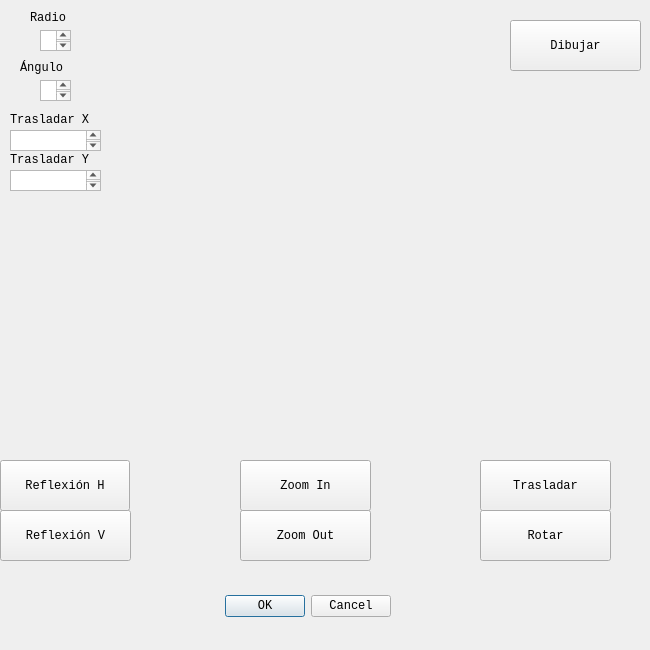
<?xml version="1.0" encoding="UTF-8"?>
<ui version="4.0">
 <class>arco</class>
 <widget class="QDialog" name="arco">
  <property name="geometry">
   <rect>
    <x>0</x>
    <y>0</y>
    <width>650</width>
    <height>650</height>
   </rect>
  </property>
  <property name="windowTitle">
   <string>Dialog</string>
  </property>
  <widget class="QDialogButtonBox" name="buttonBox">
   <property name="geometry">
    <rect>
     <x>50</x>
     <y>590</y>
     <width>341</width>
     <height>32</height>
    </rect>
   </property>
   <property name="font">
    <font>
     <family>Courier New</family>
    </font>
   </property>
   <property name="orientation">
    <enum>Qt::Horizontal</enum>
   </property>
   <property name="standardButtons">
    <set>QDialogButtonBox::Cancel|QDialogButtonBox::Ok</set>
   </property>
  </widget>
  <widget class="QTextEdit" name="radioTxt">
   <property name="geometry">
    <rect>
     <x>40</x>
     <y>30</y>
     <width>31</width>
     <height>21</height>
    </rect>
   </property>
   <property name="font">
    <font>
     <family>Courier New</family>
    </font>
   </property>
  </widget>
  <widget class="QTextEdit" name="angulosTxt">
   <property name="geometry">
    <rect>
     <x>40</x>
     <y>80</y>
     <width>31</width>
     <height>21</height>
    </rect>
   </property>
   <property name="font">
    <font>
     <family>Courier New</family>
    </font>
   </property>
  </widget>
  <widget class="QLabel" name="label">
   <property name="geometry">
    <rect>
     <x>30</x>
     <y>10</y>
     <width>59</width>
     <height>16</height>
    </rect>
   </property>
   <property name="font">
    <font>
     <family>Courier New</family>
    </font>
   </property>
   <property name="text">
    <string>Radio</string>
   </property>
  </widget>
  <widget class="QLabel" name="label_2">
   <property name="geometry">
    <rect>
     <x>20</x>
     <y>60</y>
     <width>59</width>
     <height>16</height>
    </rect>
   </property>
   <property name="font">
    <font>
     <family>Courier New</family>
    </font>
   </property>
   <property name="text">
    <string>Ángulo</string>
   </property>
  </widget>
  <widget class="QPushButton" name="pushButton">
   <property name="geometry">
    <rect>
     <x>510</x>
     <y>20</y>
     <width>131</width>
     <height>51</height>
    </rect>
   </property>
   <property name="font">
    <font>
     <family>Courier New</family>
    </font>
   </property>
   <property name="text">
    <string>Dibujar</string>
   </property>
  </widget>
  <widget class="QLabel" name="label_3">
   <property name="geometry">
    <rect>
     <x>10</x>
     <y>110</y>
     <width>101</width>
     <height>20</height>
    </rect>
   </property>
   <property name="font">
    <font>
     <family>Courier New</family>
    </font>
   </property>
   <property name="text">
    <string>Trasladar X</string>
   </property>
  </widget>
  <widget class="QPushButton" name="pushButton_3">
   <property name="geometry">
    <rect>
     <x>240</x>
     <y>510</y>
     <width>131</width>
     <height>51</height>
    </rect>
   </property>
   <property name="font">
    <font>
     <family>Courier New</family>
    </font>
   </property>
   <property name="text">
    <string>Zoom Out</string>
   </property>
  </widget>
  <widget class="QPushButton" name="pushButton_2">
   <property name="geometry">
    <rect>
     <x>480</x>
     <y>460</y>
     <width>131</width>
     <height>51</height>
    </rect>
   </property>
   <property name="font">
    <font>
     <family>Courier New</family>
    </font>
   </property>
   <property name="text">
    <string>Trasladar</string>
   </property>
  </widget>
  <widget class="QPushButton" name="pushButton_4">
   <property name="geometry">
    <rect>
     <x>240</x>
     <y>460</y>
     <width>131</width>
     <height>51</height>
    </rect>
   </property>
   <property name="font">
    <font>
     <family>Courier New</family>
    </font>
   </property>
   <property name="text">
    <string>Zoom In</string>
   </property>
  </widget>
  <widget class="QTextEdit" name="transX">
   <property name="geometry">
    <rect>
     <x>10</x>
     <y>130</y>
     <width>91</width>
     <height>21</height>
    </rect>
   </property>
  </widget>
  <widget class="QLabel" name="label_4">
   <property name="geometry">
    <rect>
     <x>10</x>
     <y>150</y>
     <width>101</width>
     <height>20</height>
    </rect>
   </property>
   <property name="font">
    <font>
     <family>Courier New</family>
    </font>
   </property>
   <property name="text">
    <string>Trasladar Y</string>
   </property>
  </widget>
  <widget class="QTextEdit" name="transY">
   <property name="geometry">
    <rect>
     <x>10</x>
     <y>170</y>
     <width>91</width>
     <height>21</height>
    </rect>
   </property>
  </widget>
  <widget class="QPushButton" name="pushButton_5">
   <property name="geometry">
    <rect>
     <x>480</x>
     <y>510</y>
     <width>131</width>
     <height>51</height>
    </rect>
   </property>
   <property name="font">
    <font>
     <family>Courier New</family>
    </font>
   </property>
   <property name="text">
    <string>Rotar</string>
   </property>
  </widget>
  <widget class="QPushButton" name="pushButton_7">
   <property name="geometry">
    <rect>
     <x>0</x>
     <y>510</y>
     <width>131</width>
     <height>51</height>
    </rect>
   </property>
   <property name="font">
    <font>
     <family>Courier New</family>
    </font>
   </property>
   <property name="text">
    <string>Reflexión V</string>
   </property>
  </widget>
  <widget class="QPushButton" name="pushButton_6">
   <property name="geometry">
    <rect>
     <x>0</x>
     <y>460</y>
     <width>130</width>
     <height>51</height>
    </rect>
   </property>
   <property name="font">
    <font>
     <family>Courier New</family>
    </font>
   </property>
   <property name="text">
    <string>Reflexión H</string>
   </property>
  </widget>
 </widget>
 <resources/>
 <connections>
  <connection>
   <sender>buttonBox</sender>
   <signal>accepted()</signal>
   <receiver>arco</receiver>
   <slot>accept()</slot>
   <hints>
    <hint type="sourcelabel">
     <x>248</x>
     <y>254</y>
    </hint>
    <hint type="destinationlabel">
     <x>157</x>
     <y>274</y>
    </hint>
   </hints>
  </connection>
  <connection>
   <sender>buttonBox</sender>
   <signal>rejected()</signal>
   <receiver>arco</receiver>
   <slot>reject()</slot>
   <hints>
    <hint type="sourcelabel">
     <x>316</x>
     <y>260</y>
    </hint>
    <hint type="destinationlabel">
     <x>286</x>
     <y>274</y>
    </hint>
   </hints>
  </connection>
 </connections>
</ui>
